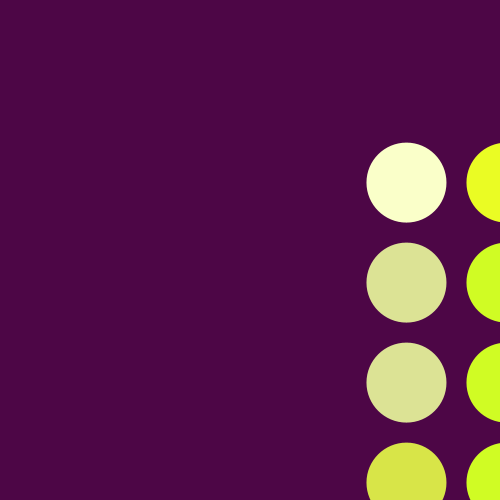
Frame 1 (no input)
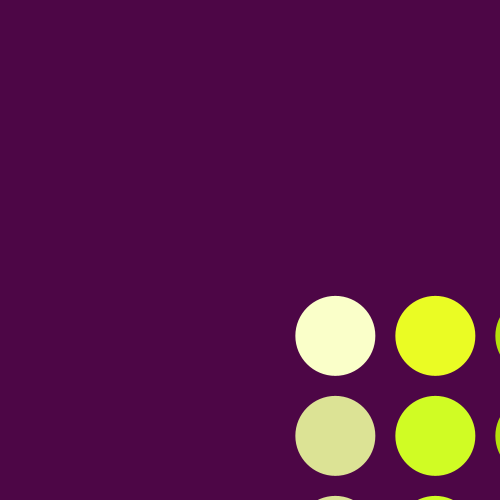
Frame 60 (the mouse pressed at the canvas centre just before this capture)
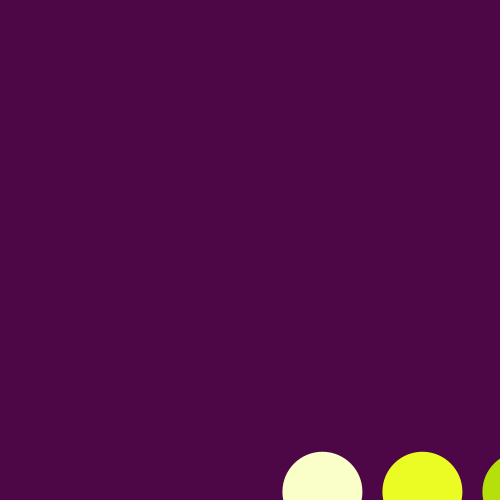
Frame 120 (the mouse held since frame 60 and released just before this capture)

The Processing sketch that drew these frames (run headless with seeded random() and noise(); from frame 60 on, the mouse is pressed at the canvas centre):

// Processing sketch: processing_29118
// ── processing_29118.pde

float x=0;
float y =0;
float xspeed=+5;
float yspeed=+5;

void setup() { 

  size(500,500);
  background(155,80,147);
  x=300;
  y=80;
  xspeed=random(10);
  yspeed=random(10);
}


void draw() { //over and over again
  background(77,6,70);

  if (x>=500-40) {
    xspeed=xspeed*-1;
  }

  if(x<=0+40) {
    xspeed=xspeed*-1;
  }

  if (y>=500-40) { //CIRCLE MOVING WITHIN THE SQUARE
    yspeed=yspeed*-1;
  }

  if(y<=0+40) {
    yspeed=yspeed*-1;
  }
 
  x=x+xspeed;
  y=y+yspeed;
  
noStroke();
  fill(250,255,201);
  ellipse(x+100,y+100,80,80);
  fill(220,227,149);
   ellipse(x+100,y+200,80,80);
   ellipse(x+100,y+300,80,80);
   fill(216, 229,72);
   ellipse(x+100,y+400,80,80);
    fill(234,252,36);
   ellipse(x+100,y+500,80,80);
   ellipse(x+200,y+100,80,80);
    fill(208,252,36);
   ellipse(x+200,y+200,80,80);
   ellipse(x+200,y+300,80,80);
  ellipse(x+200,y+400,80,80);
  fill(181,224,11);
   ellipse(x+200,y+500,80,80);
    ellipse(x+300,y+100,80,80);
     ellipse(x+300,y+200,80,80);
      ellipse(x+300,y+300,80,80);
ellipse(x+300,y+400,80,80);
ellipse(x+300,y+500,80,80);
 ellipse(x+400,y+100,80,80);
 ellipse(x+400,y+200,80,80);
ellipse(x+400,y+300,80,80);
 ellipse(x+400,y+400,80,80);
 ellipse(x+400,y+500,80,80);
          ellipse(x+500,y+100,80,80);
        
                   ellipse(x+500,y+200,80,80);
                            ellipse(x+500,y+300,80,80);
                                     ellipse(x+500,y+400,80,80);
                                              ellipse(x+500,y+500,80,80);
}
